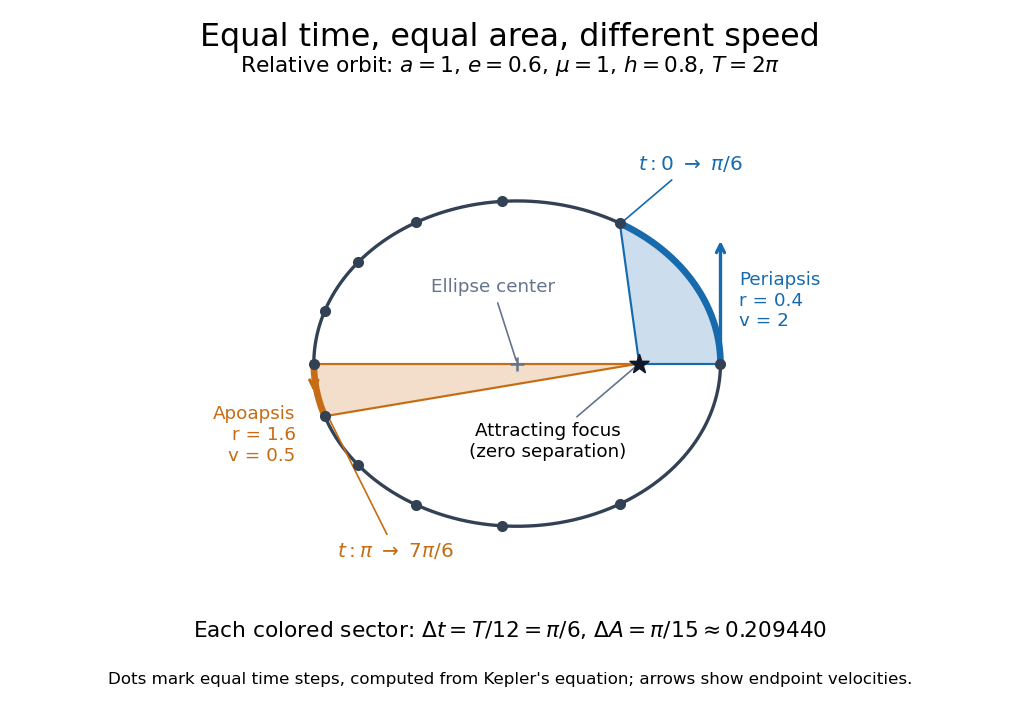

Source code (Python):
"""Generate kepler-equal-time-areas.png in the current working directory.

Build: make _media/kepler-equal-time-areas.png
Tested with Python 3.14.4, NumPy 2.3.5, Matplotlib 3.10.7.
Relative Newtonian ellipse: a=1, e=0.6, mu=1. Solve Kepler's equation
for equal time steps; shaded boundaries are curved sectors, not triangles.
"""

import matplotlib.pyplot as plt
import numpy as np


def eccentric_anomaly(mean_anomaly, eccentricity):
    """Newton iteration for this moderate-eccentricity example, in radians."""
    mean = np.asarray(mean_anomaly, dtype=float)
    eccentric = mean.copy()
    for _ in range(12):
        eccentric -= (eccentric - eccentricity * np.sin(eccentric) - mean) / (
            1 - eccentricity * np.cos(eccentric)
        )
    return eccentric


def position(eccentric, a=1.0, e=0.6):
    b = a * np.sqrt(1 - e**2)
    return np.column_stack((a * (np.cos(eccentric) - e), b * np.sin(eccentric)))


def main():
    plt.rcParams.update({"font.size": 12, "savefig.facecolor": "white"})
    a, e, mu = 1.0, 0.6, 1.0
    b = a * np.sqrt(1 - e**2)
    h = np.sqrt(mu * a * (1 - e**2))
    mean = np.linspace(0, 2 * np.pi, 13)
    eccentric = eccentric_anomaly(mean, e)
    residual = np.max(np.abs(eccentric - e * np.sin(eccentric) - mean))
    assert residual < 1e-12

    fig, ax = plt.subplots(figsize=(8.5, 6), facecolor="white")
    fig.subplots_adjust(left=0.05, right=0.97, top=0.80, bottom=0.19)
    fig.suptitle("Equal time, equal area, different speed", fontsize=19, y=0.97)
    fig.text(0.5, 0.90, r"Relative orbit: $a=1$, $e=0.6$, $\mu=1$, $h=0.8$, $T=2\pi$",
             ha="center", fontsize=13)
    curve = position(np.linspace(0, 2 * np.pi, 1001))
    ax.plot(curve[:, 0], curve[:, 1], color="#334155", lw=2)
    colors = ("#176bad", "#c66c14")
    for start, color in zip((0, 6), colors):
        arc_e = np.linspace(eccentric[start], eccentric[start + 1], 501)
        arc = position(arc_e)
        sector = np.vstack(([0, 0], arc, [0, 0]))
        ax.fill(sector[:, 0], sector[:, 1], facecolor=color, alpha=0.22)
        ax.plot(arc[:, 0], arc[:, 1], color=color, lw=4)
        for endpoint in (arc[0], arc[-1]):
            ax.plot([0, endpoint[0]], [0, endpoint[1]], color=color, lw=1.3)
        swept = a * b / 2 * (
            arc_e[-1] - arc_e[0] - e * (np.sin(arc_e[-1]) - np.sin(arc_e[0]))
        )
        assert np.isclose(swept, np.pi / 15, rtol=0, atol=1e-12)

    dots = position(eccentric[:-1])
    ax.scatter(dots[:, 0], dots[:, 1], color="#334155", s=32, zorder=5)
    ax.scatter(0, 0, color="#111827", marker="*", s=140, zorder=6)
    ax.scatter(-a * e, 0, color="#64748b", marker="+", s=70, zorder=6)
    ax.annotate("Attracting focus\n(zero separation)", (0, 0), (-0.45, -0.46),
                ha="center", fontsize=11, arrowprops={"arrowstyle": "-", "color": "#64748b"})
    ax.annotate("Ellipse center", (-a * e, 0), (-0.72, 0.35), ha="center",
                fontsize=11, color="#64748b",
                arrowprops={"arrowstyle": "-", "color": "#64748b"})
    ax.annotate("", (0.4, 0.62), (0.4, 0),
                arrowprops={"arrowstyle": "->", "lw": 2, "color": colors[0]})
    ax.annotate("", (-1.6, -0.155), (-1.6, 0),
                arrowprops={"arrowstyle": "->", "lw": 2, "color": colors[1]})
    ax.text(0.49, 0.31, "Periapsis\nr = 0.4\nv = 2", color=colors[0], va="center", fontsize=11)
    ax.text(-1.69, -0.35, "Apoapsis\nr = 1.6\nv = 0.5", color=colors[1], ha="right", va="center", fontsize=11)
    ax.annotate(r"$t: 0\ \to\ \pi/6$", (-0.09, 0.69), (0.25, 0.95),
                color=colors[0], ha="center", fontsize=12,
                arrowprops={"arrowstyle": "-", "color": colors[0]})
    ax.annotate(r"$t: \pi\ \to\ 7\pi/6$", (-1.56, -0.2), (-1.20, -0.95),
                color=colors[1], ha="center", fontsize=12,
                arrowprops={"arrowstyle": "-", "color": colors[1]})
    ax.set_aspect("equal")
    ax.set(xlim=(-2.10, 0.93), ylim=(-1.08, 1.08))
    ax.axis("off")
    fig.text(0.5, 0.115, r"Each colored sector: $\Delta t=T/12=\pi/6$, $\Delta A=\pi/15\approx0.209440$",
             ha="center", fontsize=13)
    fig.text(0.5, 0.05, "Dots mark equal time steps, computed from Kepler's equation; arrows show endpoint velocities.",
             ha="center", fontsize=10)
    fig.savefig("kepler-equal-time-areas.png", dpi=120, facecolor="white", transparent=False)
    plt.close(fig)
    print(f"Kepler residual: {residual:.3g}; sector area: {h * np.pi / 12:.12f}")


if __name__ == "__main__":
    main()
